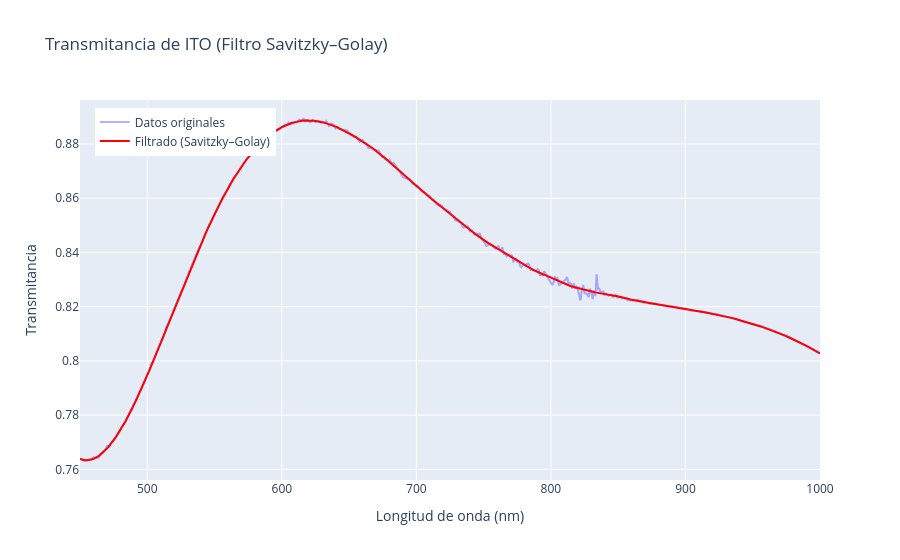

Here is the notebook cell this chart was saved with:
### Markdown cell above
## Aplicando Filtro Golay a los datos

### Code cell
# === 1. Leer archivo ===
archivo_entrada = r"C:\Users\Gabo\Computacional\LabAvanzadoII\ITO_datos_crudos\ITO_data_curated_400-1000.txt"
archivo_salida  = r"C:\Users\Gabo\Computacional\LabAvanzadoII\ITO_filtrado\ITO_filtrado_450-1000.txt"

data = np.loadtxt(archivo_entrada, skiprows=1)
longitud_onda = data[:, 0]
transmitancia = data[:, 1]

# Recortar al rango de interés
mask = (longitud_onda >= 450) & (longitud_onda <= 1000)
longitud_onda = longitud_onda[mask]
transmitancia = transmitancia[mask]

# === 2. Aplicar filtro Savitzky–Golay ===
window_size = 61   # impar
poly_order  = 3
T_filtrada  = savgol_filter(transmitancia, window_size, poly_order)

# === 3. Crear figura interactiva ===
fig = go.Figure()

fig.add_trace(go.Scatter(
    x=longitud_onda,
    y=transmitancia,
    mode='lines',
    name='Datos originales',
    line=dict(color='rgba(100,100,255,0.5)')
))

fig.add_trace(go.Scatter(
    x=longitud_onda,
    y=T_filtrada,
    mode='lines',
    name='Filtrado (Savitzky–Golay)',
    line=dict(color='red', width=2)
))

# === 4. Personalizar diseño ===
fig.update_layout(
    title='Transmitancia de ITO (Filtro Savitzky–Golay)',
    xaxis_title='Longitud de onda (nm)',
    yaxis_title='Transmitancia',
    legend=dict(x=0.02, y=0.98)
)

fig.show()

# === 5. Gráfica matplotlib ===
plt.figure(figsize=(7, 4))
plt.title('Transmitancia de ITO (Filtro Savitzky–Golay)')
plt.plot(longitud_onda, transmitancia, color='blue',
         alpha=0.4, label='Datos originales')
plt.plot(longitud_onda, T_filtrada, color='red', linewidth=2, label='Filtrado (Savitzky–Golay)')
plt.xlabel('Longitud de onda (nm)')
plt.ylabel('Transmitancia')
plt.legend(loc='upper left')
plt.grid(True)
plt.tight_layout()
plt.show()

# === 6. Guardar datos filtrados ===
salida = np.column_stack((np.asarray(longitud_onda), np.asarray(T_filtrada)))
np.savetxt(archivo_salida, salida, fmt='%.6f', comments='')
print(f"Datos filtrados guardados en '{archivo_salida}'  ({len(longitud_onda)} puntos)")

### Figure 1 — Plotly figure (JSON) as saved in the notebook; plotly's stock layout.template omitted (floating-point values rounded to 4 significant figures; data arrays with more than 128 entries replaced by an {"elided": "..."} marker saying what was removed)
{"data": [{"line": {"color": "rgba(100,100,255,0.5)"}, "mode": "lines", "name": "Datos originales", "type": "scatter", "x": {"elided": "551 float values"}, "y": {"elided": "551 float values"}}, {"line": {"color": "red", "width": 2}, "mode": "lines", "name": "Filtrado (Savitzky–Golay)", "type": "scatter", "x": {"elided": "551 float values"}, "y": {"elided": "551 float values"}}], "layout": {"legend": {"x": 0.02, "y": 0.98}, "title": {"text": "Transmitancia de ITO (Filtro Savitzky–Golay)"}, "xaxis": {"title": {"text": "Longitud de onda (nm)"}}, "yaxis": {"title": {"text": "Transmitancia"}}}}
